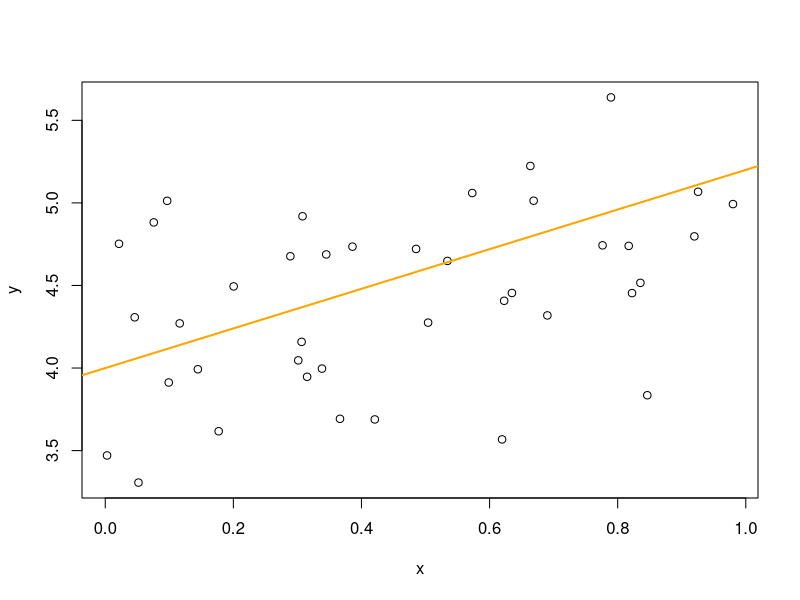

The R script that drew this image: (Note: this script raises an error after producing the figure.)
a <- 4
b <- 1.2
sigSq <- 0.4
x <- runif(40)
y<-a+b*x+rnorm(40,sd=sqrt(0.4))
rnorm(40,sd=sqrt(0.4))
plot(x,y)
abline(a=a,b=b,col="orange",lwd=2)
dev.print(pdf,"toyline-linear.pdf")
dev

